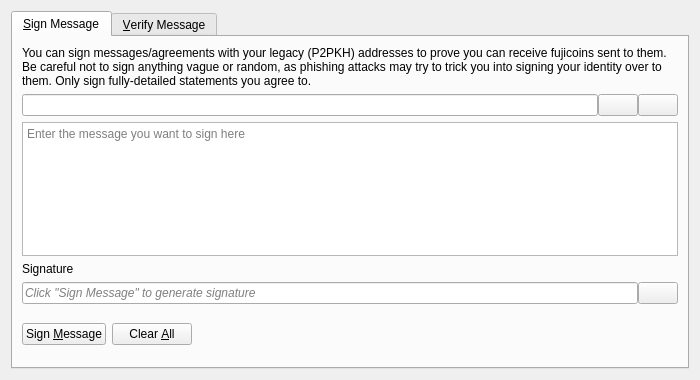
<?xml version="1.0" encoding="UTF-8"?>
<ui version="4.0">
 <class>SignVerifyMessageDialog</class>
 <widget class="QDialog" name="SignVerifyMessageDialog">
  <property name="geometry">
   <rect>
    <x>0</x>
    <y>0</y>
    <width>700</width>
    <height>380</height>
   </rect>
  </property>
  <property name="windowTitle">
   <string>Signatures - Sign / Verify a Message</string>
  </property>
  <property name="modal">
   <bool>true</bool>
  </property>
  <layout class="QVBoxLayout" name="verticalLayout">
   <item>
    <widget class="QTabWidget" name="tabWidget">
     <property name="currentIndex">
      <number>0</number>
     </property>
     <widget class="QWidget" name="tabSignMessage">
      <attribute name="title">
       <string>&amp;Sign Message</string>
      </attribute>
      <layout class="QVBoxLayout" name="verticalLayout_SM">
       <item>
        <widget class="QLabel" name="infoLabel_SM">
         <property name="text">
          <string>You can sign messages/agreements with your legacy (P2PKH) addresses to prove you can receive fujicoins sent to them. Be careful not to sign anything vague or random, as phishing attacks may try to trick you into signing your identity over to them. Only sign fully-detailed statements you agree to.</string>
         </property>
         <property name="textFormat">
          <enum>Qt::PlainText</enum>
         </property>
         <property name="wordWrap">
          <bool>true</bool>
         </property>
        </widget>
       </item>
       <item>
        <layout class="QHBoxLayout" name="horizontalLayout_1_SM">
         <property name="spacing">
          <number>0</number>
         </property>
         <item>
          <widget class="QValidatedLineEdit" name="addressIn_SM">
           <property name="toolTip">
            <string>The Fujicoin address to sign the message with</string>
           </property>
          </widget>
         </item>
         <item>
          <widget class="QPushButton" name="addressBookButton_SM">
           <property name="toolTip">
            <string>Choose previously used address</string>
           </property>
           <property name="text">
            <string/>
           </property>
           <property name="icon">
            <iconset resource="../fujicoin.qrc">
             <normaloff>:/icons/address-book</normaloff>:/icons/address-book</iconset>
           </property>
           <property name="shortcut">
            <string>Alt+A</string>
           </property>
           <property name="autoDefault">
            <bool>false</bool>
           </property>
          </widget>
         </item>
         <item>
          <widget class="QPushButton" name="pasteButton_SM">
           <property name="toolTip">
            <string>Paste address from clipboard</string>
           </property>
           <property name="text">
            <string/>
           </property>
           <property name="icon">
            <iconset resource="../fujicoin.qrc">
             <normaloff>:/icons/editpaste</normaloff>:/icons/editpaste</iconset>
           </property>
           <property name="shortcut">
            <string>Alt+P</string>
           </property>
           <property name="autoDefault">
            <bool>false</bool>
           </property>
          </widget>
         </item>
        </layout>
       </item>
       <item>
        <widget class="QPlainTextEdit" name="messageIn_SM">
         <property name="toolTip">
          <string>Enter the message you want to sign here</string>
         </property>
         <property name="placeholderText">
          <string>Enter the message you want to sign here</string>
         </property>
        </widget>
       </item>
       <item>
        <widget class="QLabel" name="signatureLabel_SM">
         <property name="text">
          <string>Signature</string>
         </property>
         <property name="textFormat">
          <enum>Qt::PlainText</enum>
         </property>
        </widget>
       </item>
       <item>
        <layout class="QHBoxLayout" name="horizontalLayout_2_SM">
         <property name="spacing">
          <number>0</number>
         </property>
         <item>
          <widget class="QLineEdit" name="signatureOut_SM">
           <property name="placeholderText">
            <string>Click "Sign Message" to generate signature</string>
           </property>
           <property name="font">
            <font>
             <italic>true</italic>
            </font>
           </property>
           <property name="readOnly">
            <bool>true</bool>
           </property>
          </widget>
         </item>
         <item>
          <widget class="QPushButton" name="copySignatureButton_SM">
           <property name="toolTip">
            <string>Copy the current signature to the system clipboard</string>
           </property>
           <property name="text">
            <string/>
           </property>
           <property name="icon">
            <iconset resource="../fujicoin.qrc">
             <normaloff>:/icons/editcopy</normaloff>:/icons/editcopy</iconset>
           </property>
           <property name="autoDefault">
            <bool>false</bool>
           </property>
          </widget>
         </item>
        </layout>
       </item>
       <item>
        <layout class="QHBoxLayout" name="horizontalLayout_3_SM">
         <item>
          <widget class="QPushButton" name="signMessageButton_SM">
           <property name="toolTip">
            <string>Sign the message to prove you own this Fujicoin address</string>
           </property>
           <property name="text">
            <string>Sign &amp;Message</string>
           </property>
           <property name="icon">
            <iconset resource="../fujicoin.qrc">
             <normaloff>:/icons/edit</normaloff>:/icons/edit</iconset>
           </property>
           <property name="autoDefault">
            <bool>false</bool>
           </property>
          </widget>
         </item>
         <item>
          <widget class="QPushButton" name="clearButton_SM">
           <property name="toolTip">
            <string>Reset all sign message fields</string>
           </property>
           <property name="text">
            <string>Clear &amp;All</string>
           </property>
           <property name="icon">
            <iconset resource="../fujicoin.qrc">
             <normaloff>:/icons/remove</normaloff>:/icons/remove</iconset>
           </property>
           <property name="autoDefault">
            <bool>false</bool>
           </property>
          </widget>
         </item>
         <item>
          <spacer name="horizontalSpacer_1_SM">
           <property name="orientation">
            <enum>Qt::Horizontal</enum>
           </property>
           <property name="sizeHint" stdset="0">
            <size>
             <width>40</width>
             <height>48</height>
            </size>
           </property>
          </spacer>
         </item>
         <item>
          <widget class="QLabel" name="statusLabel_SM">
           <property name="font">
            <font>
             <weight>75</weight>
             <bold>true</bold>
            </font>
           </property>
           <property name="text">
            <string/>
           </property>
           <property name="wordWrap">
            <bool>true</bool>
           </property>
          </widget>
         </item>
         <item>
          <spacer name="horizontalSpacer_2_SM">
           <property name="orientation">
            <enum>Qt::Horizontal</enum>
           </property>
           <property name="sizeHint" stdset="0">
            <size>
             <width>40</width>
             <height>48</height>
            </size>
           </property>
          </spacer>
         </item>
        </layout>
       </item>
      </layout>
     </widget>
     <widget class="QWidget" name="tabVerifyMessage">
      <attribute name="title">
       <string>&amp;Verify Message</string>
      </attribute>
      <layout class="QVBoxLayout" name="verticalLayout_VM">
       <item>
        <widget class="QLabel" name="infoLabel_VM">
         <property name="text">
          <string>Enter the receiver's address, message (ensure you copy line breaks, spaces, tabs, etc. exactly) and signature below to verify the message. Be careful not to read more into the signature than what is in the signed message itself, to avoid being tricked by a man-in-the-middle attack. Note that this only proves the signing party receives with the address, it cannot prove sendership of any transaction!</string>
         </property>
         <property name="textFormat">
          <enum>Qt::PlainText</enum>
         </property>
         <property name="alignment">
          <set>Qt::AlignLeading|Qt::AlignLeft|Qt::AlignTop</set>
         </property>
         <property name="wordWrap">
          <bool>true</bool>
         </property>
        </widget>
       </item>
       <item>
        <layout class="QHBoxLayout" name="horizontalLayout_1_VM">
         <property name="spacing">
          <number>0</number>
         </property>
         <item>
          <widget class="QValidatedLineEdit" name="addressIn_VM">
           <property name="toolTip">
            <string>The Fujicoin address the message was signed with</string>
           </property>
          </widget>
         </item>
         <item>
          <widget class="QPushButton" name="addressBookButton_VM">
           <property name="toolTip">
            <string>Choose previously used address</string>
           </property>
           <property name="text">
            <string/>
           </property>
           <property name="icon">
            <iconset resource="../fujicoin.qrc">
             <normaloff>:/icons/address-book</normaloff>:/icons/address-book</iconset>
           </property>
           <property name="shortcut">
            <string>Alt+A</string>
           </property>
           <property name="autoDefault">
            <bool>false</bool>
           </property>
          </widget>
         </item>
        </layout>
       </item>
       <item>
        <widget class="QPlainTextEdit" name="messageIn_VM">
          <property name="toolTip">
            <string>The signed message to verify</string>
          </property>
          <property name="placeholderText">
            <string>The signed message to verify</string>
          </property>
        </widget>
       </item>
       <item>
        <widget class="QValidatedLineEdit" name="signatureIn_VM">
          <property name="toolTip">
            <string>The signature given when the message was signed</string>
          </property>
          <property name="placeholderText">
            <string>The signature given when the message was signed</string>
          </property>
        </widget>
       </item>
       <item>
        <layout class="QHBoxLayout" name="horizontalLayout_2_VM">
         <item>
          <widget class="QPushButton" name="verifyMessageButton_VM">
           <property name="toolTip">
            <string>Verify the message to ensure it was signed with the specified Fujicoin address</string>
           </property>
           <property name="text">
            <string>Verify &amp;Message</string>
           </property>
           <property name="icon">
            <iconset resource="../fujicoin.qrc">
             <normaloff>:/icons/transaction_0</normaloff>:/icons/transaction_0</iconset>
           </property>
           <property name="autoDefault">
            <bool>false</bool>
           </property>
          </widget>
         </item>
         <item>
          <widget class="QPushButton" name="clearButton_VM">
           <property name="toolTip">
            <string>Reset all verify message fields</string>
           </property>
           <property name="text">
            <string>Clear &amp;All</string>
           </property>
           <property name="icon">
            <iconset resource="../fujicoin.qrc">
             <normaloff>:/icons/remove</normaloff>:/icons/remove</iconset>
           </property>
           <property name="autoDefault">
            <bool>false</bool>
           </property>
          </widget>
         </item>
         <item>
          <spacer name="horizontalSpacer_1_VM">
           <property name="orientation">
            <enum>Qt::Horizontal</enum>
           </property>
           <property name="sizeHint" stdset="0">
            <size>
             <width>40</width>
             <height>48</height>
            </size>
           </property>
          </spacer>
         </item>
         <item>
          <widget class="QLabel" name="statusLabel_VM">
           <property name="font">
            <font>
             <weight>75</weight>
             <bold>true</bold>
            </font>
           </property>
           <property name="text">
            <string/>
           </property>
           <property name="wordWrap">
            <bool>true</bool>
           </property>
          </widget>
         </item>
         <item>
          <spacer name="horizontalSpacer_2_VM">
           <property name="orientation">
            <enum>Qt::Horizontal</enum>
           </property>
           <property name="sizeHint" stdset="0">
            <size>
             <width>40</width>
             <height>48</height>
            </size>
           </property>
          </spacer>
         </item>
        </layout>
       </item>
      </layout>
     </widget>
    </widget>
   </item>
  </layout>
 </widget>
 <customwidgets>
  <customwidget>
   <class>QValidatedLineEdit</class>
   <extends>QLineEdit</extends>
   <header>qt/qvalidatedlineedit.h</header>
  </customwidget>
 </customwidgets>
 <resources>
  <include location="../fujicoin.qrc"/>
 </resources>
 <connections/>
</ui>
